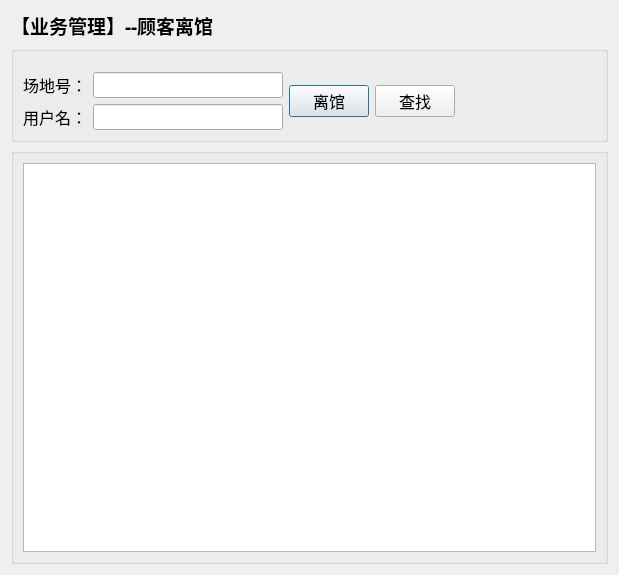
<?xml version="1.0" encoding="UTF-8"?>
<ui version="4.0">
 <class>CheckOutDialog</class>
 <widget class="QDialog" name="CheckOutDialog">
  <property name="geometry">
   <rect>
    <x>0</x>
    <y>0</y>
    <width>619</width>
    <height>575</height>
   </rect>
  </property>
  <property name="windowTitle">
   <string>Dialog</string>
  </property>
  <layout class="QVBoxLayout" name="verticalLayout_3">
   <item>
    <layout class="QVBoxLayout" name="verticalLayout_2">
     <item>
      <layout class="QHBoxLayout" name="horizontalLayout">
       <item>
        <widget class="QLabel" name="label_3">
         <property name="sizePolicy">
          <sizepolicy hsizetype="Preferred" vsizetype="Maximum">
           <horstretch>0</horstretch>
           <verstretch>0</verstretch>
          </sizepolicy>
         </property>
         <property name="font">
          <font>
           <family>楷体</family>
           <pointsize>14</pointsize>
           <weight>75</weight>
           <bold>true</bold>
          </font>
         </property>
         <property name="text">
          <string>【业务管理】--顾客离馆</string>
         </property>
        </widget>
       </item>
       <item>
        <spacer name="horizontalSpacer">
         <property name="orientation">
          <enum>Qt::Horizontal</enum>
         </property>
         <property name="sizeHint" stdset="0">
          <size>
           <width>40</width>
           <height>20</height>
          </size>
         </property>
        </spacer>
       </item>
      </layout>
     </item>
     <item>
      <layout class="QHBoxLayout" name="horizontalLayout_5">
       <item>
        <widget class="QGroupBox" name="groupBox_2">
         <property name="font">
          <font>
           <family>楷体</family>
           <pointsize>12</pointsize>
          </font>
         </property>
         <property name="title">
          <string/>
         </property>
         <layout class="QHBoxLayout" name="horizontalLayout_4">
          <property name="topMargin">
           <number>20</number>
          </property>
          <item>
           <layout class="QHBoxLayout" name="horizontalLayout_3">
            <item>
             <layout class="QHBoxLayout" name="horizontalLayout_2">
              <item>
               <layout class="QGridLayout" name="gridLayout">
                <item row="1" column="0" colspan="2">
                 <widget class="QLabel" name="label_2">
                  <property name="text">
                   <string>用户名：</string>
                  </property>
                 </widget>
                </item>
                <item row="1" column="2">
                 <widget class="QLineEdit" name="lineEdit_name">
                  <property name="sizePolicy">
                   <sizepolicy hsizetype="Maximum" vsizetype="Fixed">
                    <horstretch>0</horstretch>
                    <verstretch>0</verstretch>
                   </sizepolicy>
                  </property>
                  <property name="minimumSize">
                   <size>
                    <width>190</width>
                    <height>26</height>
                   </size>
                  </property>
                 </widget>
                </item>
                <item row="0" column="0" colspan="2">
                 <widget class="QLabel" name="label">
                  <property name="text">
                   <string>场地号：</string>
                  </property>
                 </widget>
                </item>
                <item row="0" column="2">
                 <widget class="QLineEdit" name="lineEdit_no">
                  <property name="sizePolicy">
                   <sizepolicy hsizetype="Maximum" vsizetype="Fixed">
                    <horstretch>0</horstretch>
                    <verstretch>0</verstretch>
                   </sizepolicy>
                  </property>
                  <property name="minimumSize">
                   <size>
                    <width>190</width>
                    <height>26</height>
                   </size>
                  </property>
                 </widget>
                </item>
               </layout>
              </item>
              <item>
               <widget class="QPushButton" name="button_find">
                <property name="minimumSize">
                 <size>
                  <width>80</width>
                  <height>30</height>
                 </size>
                </property>
                <property name="text">
                 <string>离馆</string>
                </property>
               </widget>
              </item>
              <item>
               <widget class="QPushButton" name="push_find">
                <property name="minimumSize">
                 <size>
                  <width>80</width>
                  <height>30</height>
                 </size>
                </property>
                <property name="text">
                 <string>查找</string>
                </property>
               </widget>
              </item>
              <item>
               <spacer name="horizontalSpacer_2">
                <property name="orientation">
                 <enum>Qt::Horizontal</enum>
                </property>
                <property name="sizeHint" stdset="0">
                 <size>
                  <width>40</width>
                  <height>20</height>
                 </size>
                </property>
               </spacer>
              </item>
             </layout>
            </item>
           </layout>
          </item>
         </layout>
        </widget>
       </item>
      </layout>
     </item>
     <item>
      <layout class="QGridLayout" name="gridLayout_2">
       <item row="0" column="0">
        <widget class="QGroupBox" name="groupBox">
         <property name="minimumSize">
          <size>
           <width>500</width>
           <height>300</height>
          </size>
         </property>
         <property name="title">
          <string/>
         </property>
         <layout class="QVBoxLayout" name="verticalLayout">
          <item>
           <widget class="QTableView" name="tableView"/>
          </item>
         </layout>
        </widget>
       </item>
      </layout>
     </item>
    </layout>
   </item>
  </layout>
  <zorder></zorder>
 </widget>
 <resources/>
 <connections/>
</ui>
